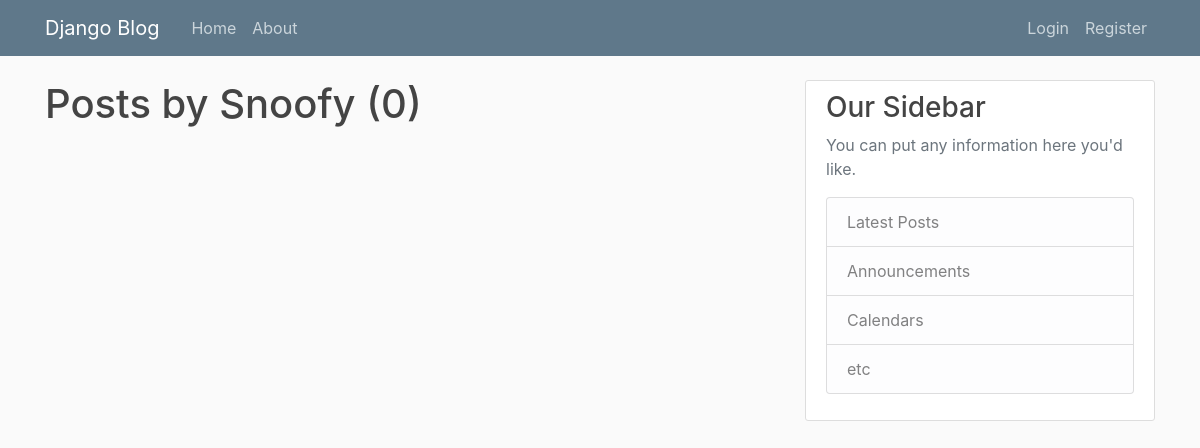
The page /user/Snoofy/ on the database as committed earlier.
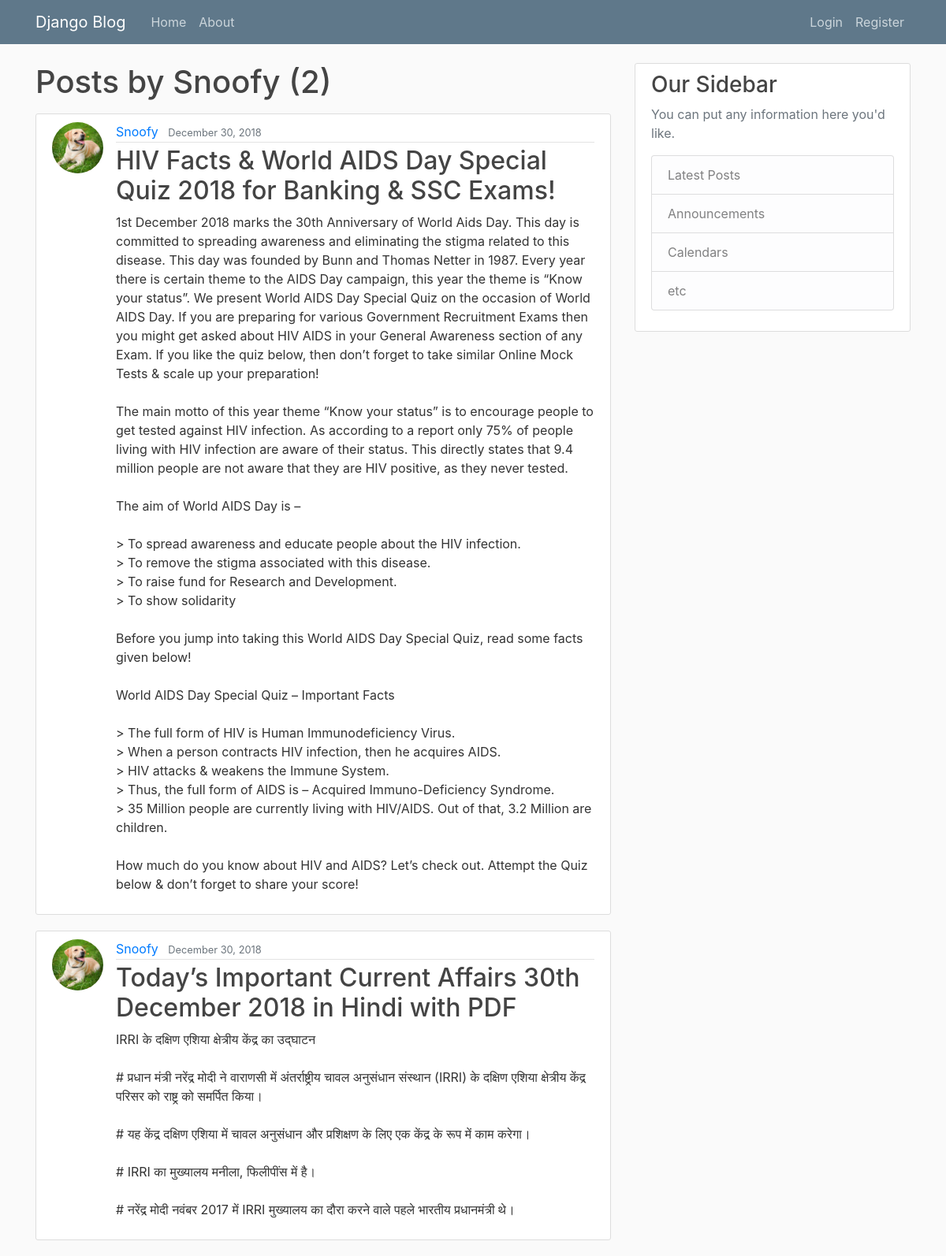
The same page on the database as committed later.
### blog/models.py (models this page shows, shortened)
class Post(models.Model):
    title = models.CharField(max_length = 100)
    content = models.TextField()
    date_posted = models.DateTimeField(default=timezone.now)
    author = models.ForeignKey(User, on_delete=models.CASCADE)

### users/models.py (models this page shows, shortened)
class Profile(models.Model):
    user = models.OneToOneField(User, on_delete=models.CASCADE)
    image = models.ImageField(default='default.jpg', upload_to='profile_pics')

### blog/views.py (the view)
# urls.py: path('user/<str:username>/', UserPostListView.as_view(), name='user-posts'),
class UserPostListView(ListView):
    model = Post
    template_name = 'blog/user_posts.html' # <app>/<model>_<viewtype>.html
    context_object_name = 'posts'
    paginate_by = 3
    def get_queryset(self):
        user = get_object_or_404(User, username=self.kwargs.get('username'))
        return Post.objects.filter(author=user).order_by('-date_posted')

### blog/templates/blog/user_posts.html (shortened to what this page needs)
{% extends 'blog/base.html' %}
{% block content %}
    <h1 class="mb-3">Posts by {{view.kwargs.username}} ({{ page_obj.paginator.count }})</h1>
    {% for post in posts %}
      <article class="media content-section">
        <img class="rounded-circle article-img" src="{{post.author.profile.image.url}}">
        <div class="media-body">
          <div class="article-metadata">
            <a class="mr-2" href="{% url 'user-posts' post.author.username %}">{{ post.author }}</a>
            <small class="text-muted">{{ post.date_posted|date:"F d, Y"}}</small>
          </div>
          <h2><a class="article-title" href="{% url 'post-detail' post.id %}">{{ post.title }}</a></h2>
          <p class="article-content">{{ post.content }}</p>
        </div>
      </article>
    {% endfor %}
{% endblock content %}

### blog/templates/blog/base.html (shortened to what this page needs)
{% load static %}
<!DOCTYPE html>
<html lang="en" dir="ltr">
  <head>
    <link rel="stylesheet" href="https://stackpath.bootstrapcdn.com/bootstrap/4.1.3/css/bootstrap.min.css">
    <link rel="stylesheet" href="{% static 'blog/main.css' %}" type="text/css">
  </head>
  <body>
    <header class="site-header">
      <nav class="navbar navbar-expand-md navbar-dark bg-steel fixed-top">
        <div class="container">
          <a class="navbar-brand mr-4" href="{% url 'blog-home' %}">Django Blog</a>
          <div class="collapse navbar-collapse" id="navbarToggle">
            <div class="navbar-nav mr-auto">
              <a class="nav-item nav-link" href="{% url 'blog-home' %}">Home</a>
              <a class="nav-item nav-link" href="{% url 'blog-about' %}">About</a>
            </div>
            <div class="navbar-nav">
              {% if user.is_authenticated %}
                <a class="nav-item nav-link" href="{% url 'post-create' %}">New Post</a>
                <a class="nav-item nav-link" href="{% url 'profile' %}">{{ user.username }}</a>
                <a class="nav-item nav-link" href="{% url 'logout' %}">Logout</a>
              {% else %}
                <a class="nav-item nav-link" href="{% url 'login' %}">Login</a>
                <a class="nav-item nav-link" href="{% url 'register' %}">Register</a>
              {% endif %}
            </div>
          </div>
        </div>
      </nav>
    </header>
    <main role="main" class="container">
      <div class="row">
        <div class="col-md-8">
          {% block content %}{% endblock %}
        </div>
        <div class="col-md-4">
          <div class="content-section">
            <h3>Our Sidebar</h3>
            <p class='text-muted'>You can put any information here you'd like.
              <ul class="list-group">
                <li class="list-group-item list-group-item-light">Latest Posts</li>
                <li class="list-group-item list-group-item-light">Announcements</li>
                <li class="list-group-item list-group-item-light">Calendars</li>
                <li class="list-group-item list-group-item-light">etc</li>
              </ul>
            </p>
          </div>
        </div>
      </div>
    </main>
  </body>
</html>

### blog/static/blog/main.css (style rules this page uses)
body { background: #fafafa; color: #333333; margin-top: 5rem; }
h1, h2, h3, h4, h5, h6 { color: #444444; }
ul { margin: 0; }
.bg-steel { background-color: #5f788a; }
.site-header .navbar-nav .nav-link { color: #cbd5db; }
.content-section { background: #ffffff; padding: 10px 20px; border: 1px solid #dddddd; border-radius: 3px; margin-bottom: 20px; }
.article-title { color: #444444; }
.article-content { white-space: pre-line; }
.article-img { height: 65px; width: 65px; margin-right: 16px; }
.article-metadata { padding-bottom: 1px; margin-bottom: 4px; border-bottom: 1px solid #e3e3e3 }

Rows that differ between the two databases and show on the page:
added Post: author.profile.image (picture), author "Snoofy", date_posted "December 30, 2018", title "HIV Facts & World AIDS Day Special Quiz 2018 for Banking & SSC Exams!", content "1st December 2018 marks the 30th Anniversary of World Aids Day. This day is committed to spreading awareness and eliminating the stigma related to this disease. This day was founded by Bunn and Thomas Netter in 1987. Every year there is certain theme to the AIDS Day campaign, this year the theme is “Know your status”. We present World AIDS Day Special Quiz on the occasion of World AIDS Day. If you are preparing for various Government Recruitment Exams then you might get asked about HIV AIDS in your General Awareness section of any Exam. If you like the quiz below, then don’t forget to take similar Online Mock Tests & scale up your preparation! The main motto of this year theme “Know your…"
added Post: author.profile.image (picture), author "Snoofy", date_posted "December 30, 2018", title "Today’s Important Current Affairs 30th December 2018 in Hindi with PDF", content "IRRI के दक्षिण एशिया क्षेत्रीय केंद्र का उद्घाटन # प्रधान मंत्री नरेंद्र मोदी ने वाराणसी में अंतर्राष्ट्रीय चावल अनुसंधान संस्थान (IRRI) के दक्षिण एशिया क्षेत्रीय केंद्र परिसर को राष्ट्र को समर्पित किया। # यह केंद्र दक्षिण एशिया में चावल अनुसंधान और प्रशिक्षण के लिए एक केंद्र के रूप में काम करेगा। # IRRI का मुख्यालय मनीला, फिलीपींस में है। # नरेंद्र मोदी नवंबर 2017 में IRRI मुख्यालय का दौरा करने वाले पहले भारतीय प्रधानमंत्री थे।"
Other text that changed with them:
{{ page_obj.paginator.count }}: "0" → "2"
